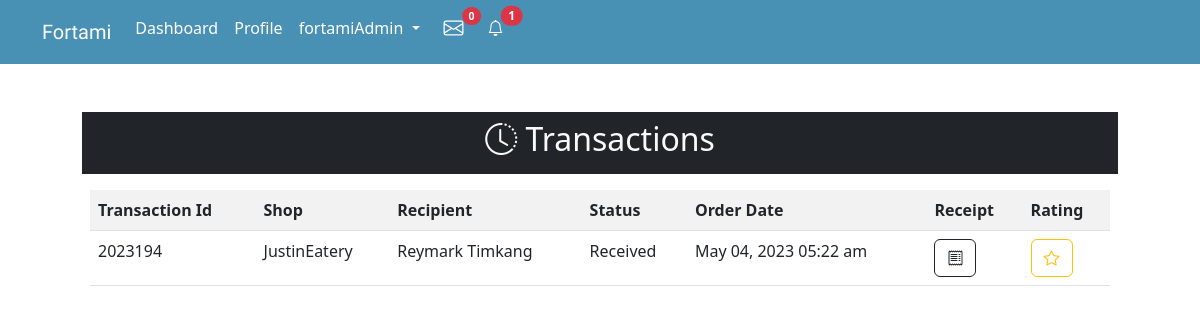
The app's page /admin-transaction.php (signed in) with its own data.
### tables this page shows
CREATE TABLE `food_order` (
  `order_id` int(20) NOT NULL,
  `food_id` int(20) DEFAULT NULL,
  `address_id` int(20) NOT NULL,
  `payTrans_id` int(20) NOT NULL,
  `order_status` varchar(50) NOT NULL,
  `rating_status` varchar(50) DEFAULT NULL,
  `quantity` varchar(50) NOT NULL,
  `order_datetime` timestamp NOT NULL DEFAULT current_timestamp() ON UPDATE current_timestamp(),
  `received_datetime` datetime DEFAULT NULL
);

CREATE TABLE `payment_transaction` (
  `payTrans_id` int(20) NOT NULL,
  `user_id` int(20) NOT NULL,
  `paymethod_id` int(20) NOT NULL,
  `pay_amount` varchar(50) NOT NULL,
  `delivery_option` varchar(20) NOT NULL,
  `trans_status` varchar(50) NOT NULL,
  `pay_datetime` timestamp NOT NULL DEFAULT current_timestamp()
);

CREATE TABLE `user` (
  `user_id` int(20) NOT NULL,
  `user_type` varchar(6) NOT NULL,
  `profile_pic` varchar(50) NOT NULL,
  `user_fName` varchar(50) NOT NULL,
  `user_lName` varchar(50) NOT NULL,
  `user_email` varchar(50) NOT NULL,
  `user_userName` varchar(50) NOT NULL,
  `user_password` varchar(255) NOT NULL,
  `tagline` varchar(100) DEFAULT NULL,
  `permit` varchar(200) DEFAULT NULL,
  `verification` varchar(20) NOT NULL,
  `wallet` int(20) NOT NULL
);

CREATE TABLE `address` (
  `address_id` int(20) NOT NULL,
  `user_id` int(20) NOT NULL,
  `full_name` varchar(50) NOT NULL,
  `address_type` varchar(50) NOT NULL,
  `contact` varchar(50) NOT NULL,
  `region` varchar(50) NOT NULL,
  `province` varchar(50) NOT NULL,
  `city` varchar(50) NOT NULL,
  `barangay` varchar(50) NOT NULL,
  `street` varchar(50) NOT NULL,
  `zip` varchar(50) NOT NULL,
  `label` varchar(50) NOT NULL,
  `note` varchar(200) DEFAULT NULL
);

### backend.php (called while the page is built, shortened)
<?php
    class Database{
      public $host = 'localhost';
      public $user = 'root';
      public $pass = '';
      public $db = 'fortami';
      public $conn;
      function __construct(){
        $this->conn = new mysqli($this->host,$this->user,$this->pass,$this->db);
      }
      function getConnection(){
        return $this->conn;
      }
    }
    class Admin extends Account{
      public $con;
      function __construct(){
        $db = new Database;
        $this->con = $db->getConnection();
      }
      function allTransaction(){
          $query = "SELECT * FROM food_order
                    JOIN payment_transaction ON payment_transaction.payTrans_id = food_order.payTrans_id
                    JOIN food_product ON food_product.food_id = food_order.food_id
                    JOIN address ON address.address_id = food_order.address_id
                    INNER JOIN user ON user.user_id = food_product.user_id
                    INNER JOIN payment_method ON payment_method.paymethod_id = payment_transaction.paymethod_id
                    GROUP BY food_order.payTrans_id ORDER BY food_order.payTrans_id DESC";
          $result = $this->con->query($query);
            if ($result) {
              return $result;
            }
      }
    }
?>

### admin-transaction.php (the view, shortened to what this page needs)
<?php
    include 'backend.php';
    include 'admin-header.php';
    $backend = new Admin;
?>
<!DOCTYPE html>
<html lang="en">
<head>
</head>
<body>
    <div class="container">
        <div class="row g-3 p-5">
            <div class="col bg-dark text-center p-2"><h2 class="text-light"><i class="bi bi-clock-history"></i> Transactions</h2></div>
            <div class="col-12">
                <table class="table table-striped">
                    <tr>
                        <th>Transaction Id</th>
                        <th>Shop</th>
                        <th>Recipient</th>
                        <th>Status</th>
                        <th>Order Date</th>
                        <th>Receipt</th>
                        <th>Rating</th>
                    </tr>
                    <?php
                        $result = $backend->allTransaction();
                            if (!is_null($result)) {
                                    foreach ($result as $row) {
                    ?>
                    <tr
                    >
                        <td>2023<?=$row['payTrans_id']?></td>
                        <td><?=$row['user_userName']?></td>
                        <td><?=$row['full_name']?></td>
                        <td><?=$row['order_status']?></td>
                        <td><?=date("M d, Y h:i a",strtotime($row['order_datetime']))?></td>
                        <td>
                            <form action="receipt.php" method="post">
                                <button type="submit" name="receiptbtn" class="<?=($trans == $row['payTrans_id'])?'btn btn-outline-primary':'btn btn-outline-dark'?> text-center"><i class="bi bi-receipt"></i></button>
                            </form>
                        </td>
                        <td>
                            <a href="rate-history.php?trans=<?=$row['payTrans_id']?>&shop=<?=$row['user_userName']?>" class="btn btn-outline-warning"><i class="bi bi-star"></i></a>
                        </td>
                    </tr>
                    <?php
                            }
                        }
                    ?>
                </table>
            </div>
        </div>
    </div>
</body>
</html>

### records on screen
food_order: payTrans.payTrans_id "194", user.user_userName "JustinEatery", address.full_name "Reymark Timkang", order_status "Received", order_datetime "May 04, 2023 05:22 am"

### other values on screen
$_SESSION['user'] "fortamiAdmin"
$msg['msg'] "0"
$notifs['count'] "1"
